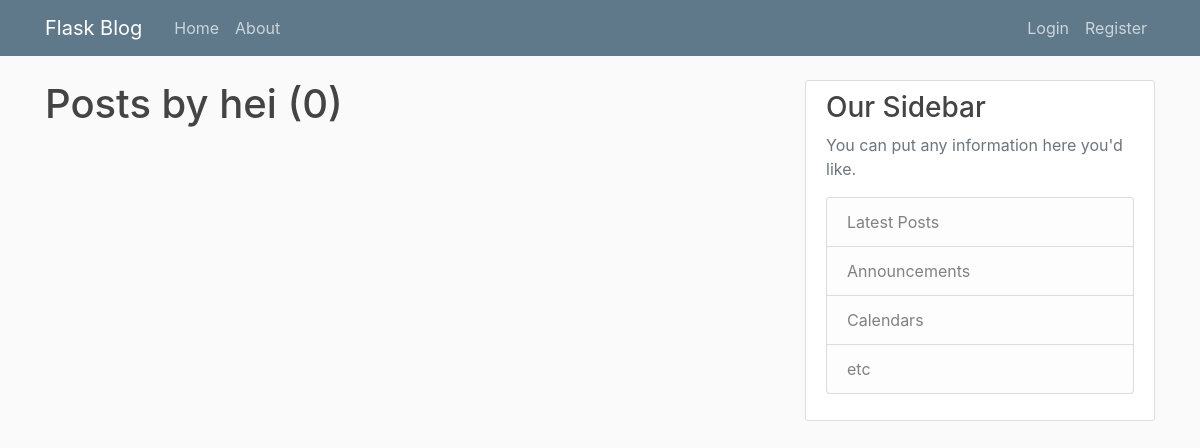
Before: /user/hei with the older database file.
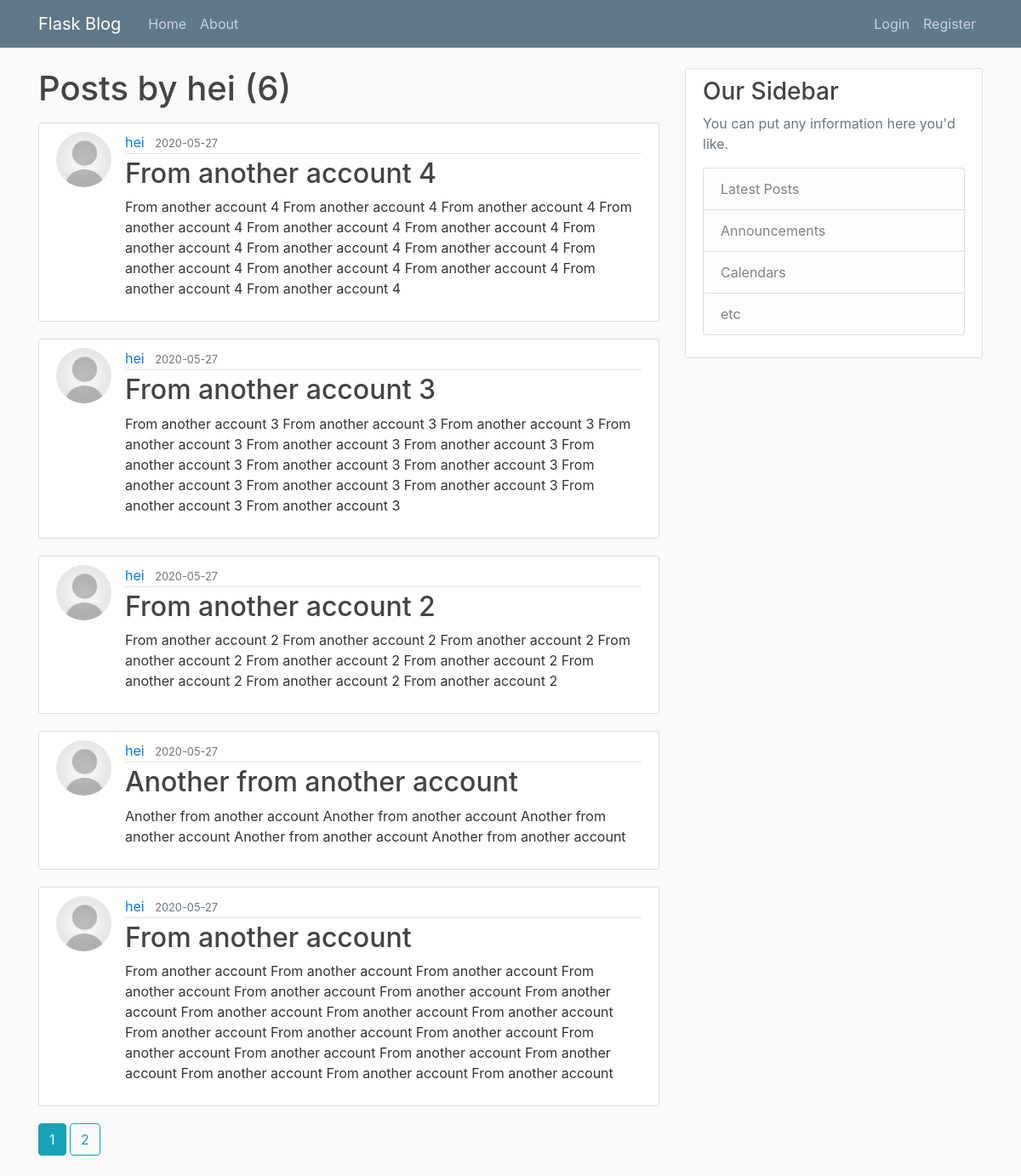
After: the same page with the newer database file.
### flaskblog/models.py (models this page shows, shortened)
class Post(db.Model):
	id = db.Column(db.Integer, primary_key=True)
	title = db.Column(db.String(100), nullable=False)
	date_posted = db.Column(db.DateTime, nullable=False, default=datetime.utcnow)
	content = db.Column(db.Text, nullable=False)
	user_id = db.Column(db.Integer, db.ForeignKey('user.id'), nullable=False)

class User(db.Model, UserMixin):
	id = db.Column(db.Integer, primary_key=True)
	username = db.Column(db.String(20), unique=True, nullable=False)
	email = db.Column(db.String(120), unique=True, nullable=False)
	image_file = db.Column(db.String(20), nullable=False, default='default.jpg')
	password = db.Column(db.String(60), nullable=False)
	posts = db.relationship('Post', backref='author', lazy=True)

### flaskblog/users/routes.py (the view)
@users.route('/user/<string:username>')
def user_posts(username):
	page = request.args.get("page", 1, type=int)
	user = User.query.filter_by(username=username).first_or_404()
	posts = Post.query\
		.filter_by(author=user)\
		.order_by(Post.date_posted.desc())\
		.paginate(page=page, per_page=5)
	return render_template("user_posts.html", posts=posts, user=user)

### flaskblog/templates/user_posts.html
{% extends "layout.html" %}
{% block content %}
	<h1 class="mb-3">Posts by {{ user.username }} ({{ posts.total }})</h1>
	{% for post in posts.items %}
		<article class="media content-section">
			<img class="rounded-circle article-img" src="{{ url_for('static', filename='profile_pics/' + post.author.image_file) }}">
			<div class="media-body">
				<div class="article-metadata">
					<a class="mr-2" href="{{ url_for('users.user_posts', username=post.author.username) }}">{{ post.author.username }}</a>
					<small class="text-muted">{{ post.date_posted.strftime('%Y-%m-%d') }}</small>
				</div>
				<h2><a class="article-title" href="{{ url_for('posts.post', post_id=post.id) }}">{{ post.title }}</a></h2>
				<p class="article-content">{{ post.content }}</p>
			</div>
		</article>
	{% endfor %}
	{% for page_num in posts.iter_pages(left_edge=1, right_edge=1, left_current=1, right_current=2) %}
		{% if page_num %}
			{% if posts.page == page_num %}
				<a class="btn btn-info mb-4" href="{{ url_for('users.user_posts', username=user.username, page=page_num) }}">{{ page_num }}</a>
			{% else %}
				<a class="btn btn-outline-info mb-4" href="{{ url_for('users.user_posts', username=user.username, page=page_num) }}">{{ page_num }}</a>
			{% endif %}
		{% else %}
			...
		{% endif %}
	{% endfor %}
{% endblock content %}

Changed rows visible on the page:
added Post: image_file (placeholder picture), author.username "hei", date_posted "2020-05-27", title "From another account 4", content "From another account 4 From another account 4 From another account 4 From another account 4 From another account 4 From another account 4 From another account 4 From another account 4 From another account 4 From another account 4 From another account 4 From another account 4 From another account 4 From another account 4"
added Post: image_file (placeholder picture), author.username "hei", date_posted "2020-05-27", title "From another account 3", content "From another account 3 From another account 3 From another account 3 From another account 3 From another account 3 From another account 3 From another account 3 From another account 3 From another account 3 From another account 3 From another account 3 From another account 3 From another account 3 From another account 3"
added Post: image_file (placeholder picture), author.username "hei", date_posted "2020-05-27", title "From another account 2", content "From another account 2 From another account 2 From another account 2 From another account 2 From another account 2 From another account 2 From another account 2 From another account 2 From another account 2"
added Post: image_file (placeholder picture), author.username "hei", date_posted "2020-05-27", title "Another from another account", content "Another from another account Another from another account Another from another account Another from another account Another from another account"
added Post: image_file (placeholder picture), author.username "hei", date_posted "2020-05-27", title "From another account", content "From another account From another account From another account From another account From another account From another account From another account From another account From another account From another account From another account From another account From another account From another account From another account From another account From another account From another account From another account From another account"
Other visible differences:
{{ posts.total }}: "0" → "6"
new list line: "1"
new list line: "2"
